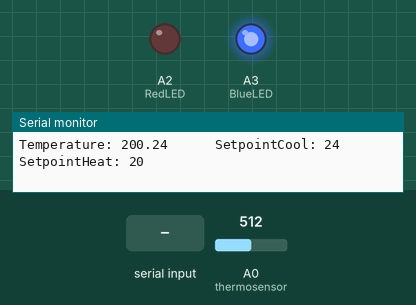
Bench run of a sketch on a simulated Arduino Uno, built with avr-gcc and run on an emulated ATmega328P. On the bench: output pins drawn as LEDs (lit = HIGH), the last lines printed to the serial monitor. The test bench sets the inputs (shaded band); at power-on: A0 (thermosensor) = 512.

Above: at 1.2 s.
1.3 s: A0 (thermosensor) set to 161
2.8 s: A0 (thermosensor) set to 151
At 3.2 s:
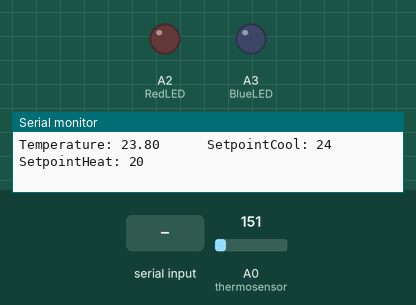
4.3 s: A0 (thermosensor) set to 122
At 5.0 s:
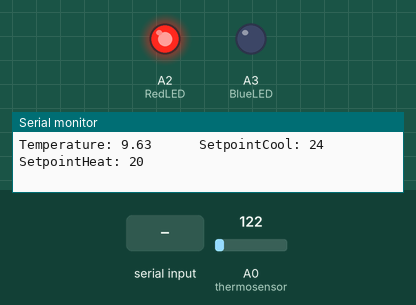
5.8 s: "90,45\n" received over Serial
At 7.9 s:
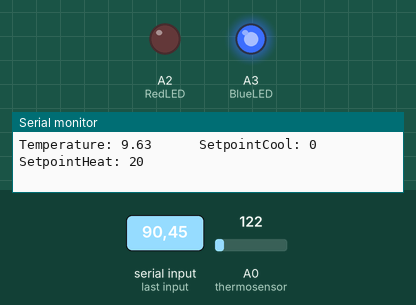
8.8 s: A0 (thermosensor) set to 107
10.3 s: A0 (thermosensor) set to 91
At 11.6 s:
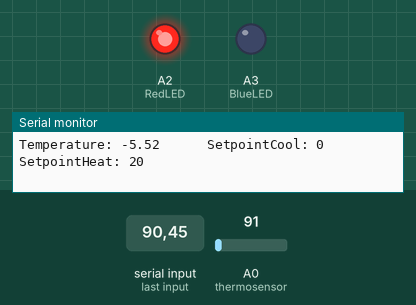
Timing chart, 0 to 12.8 s (numbered marks = the images above; inputs shaded):
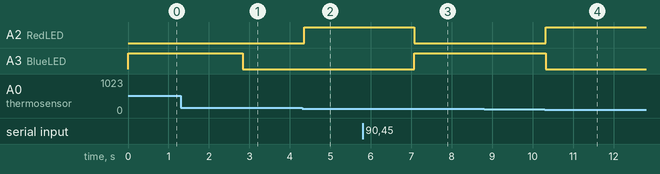

Measured:
- the behaviour switches between 152 and 151 on A0 (thermosensor) (found by bisection; images 0 and 1)
- the behaviour switches between 103 and 102 on A0 (thermosensor) (found by bisection; images 3 and 4)
- after the input at 2.8 s, A3 (BlueLED): HIGH → LOW at once
- after the input at 4.3 s, A2 (RedLED): LOW → HIGH after 0.06 s
- after the input at 5.8 s, A2 (RedLED): HIGH → LOW after 1.3 s; A3 (BlueLED): LOW → HIGH after 1.3 s
- after the input at 10.3 s, A2 (RedLED): LOW → HIGH at once; A3 (BlueLED): HIGH → LOW at once

The sketch:

Setpoint_input_w_LEDs.ino
```cpp
/*
  This code turns on the fire when you heat up the thermistor.
  It also turns on LEDs for disgnostics.

*/


int RedLED = A2;
int BlueLED = A3;
int thermosensor = A0;
int SetpointCool = 24;
int SetpointHeat = 20;

// the setup routine runs once when you press reset:
void setup() {
  // initialize the digital pin as an output.
  Serial.begin(115200);
  pinMode(RedLED, OUTPUT);
  pinMode(BlueLED, OUTPUT);
}


// the loop routine runs over and over again forever:
void loop() {

  //read & print temperature:
  // read the input on analog pin 0:
  int sensorValue = analogRead(thermosensor);
  // Convert the analog reading (which goes from 0 - 1023) to a voltage (0 - 5V):
  float voltage = sensorValue * (5.0 / 1023.0);
  float temperatureC = (voltage - 0.5) * 100 ;  //converting from 10 mv per degree wit 500 mV offset
  // print out the value you read:
  Serial.print("Temperature: ");  Serial.print(temperatureC);
  Serial.print("      SetpointCool: ");  Serial.print(SetpointCool);
  Serial.print("      SetpointHeat: ");  Serial.print(SetpointHeat);
  Serial.print('\n');
  //done reading & displaying temperature


  //read serial for setpoint change:
   if (Serial.available()) {
        /* read the most recent byte */
        SetpointCool = Serial.parseInt();
       }
  //done reading for setpoint change


    //light up red LED for heating & blue LED for cooling:
    if(temperatureC > SetpointCool) {
           digitalWrite(BlueLED, HIGH);   // turn the blue LED on
           digitalWrite(RedLED, LOW);
         }
       else {
              if(temperatureC < SetpointHeat) {
                     digitalWrite(RedLED, HIGH);   // turn the red LED on
                     digitalWrite(BlueLED, LOW);
                    }
                else {
                       digitalWrite(RedLED, LOW);
                       digitalWrite(BlueLED, LOW);
                      }
           }
    //done lighting up LEDs


  delay(100);               // wait for a tad
}
```
